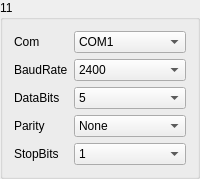
       <widget class="QGroupBox" name="gBoxMeter_11">
        <property name="minimumSize">
         <size>
          <width>171</width>
          <height>171</height>
         </size>
        </property>
        <property name="title">
         <string>11</string>
        </property>
        <layout class="QGridLayout" name="gridLayout_15">
         <item row="0" column="0">
          <widget class="QLabel" name="label_73">
           <property name="sizePolicy">
            <sizepolicy hsizetype="Fixed" vsizetype="Preferred">
             <horstretch>0</horstretch>
             <verstretch>0</verstretch>
            </sizepolicy>
           </property>
           <property name="text">
            <string>Com</string>
           </property>
          </widget>
         </item>
         <item row="0" column="1">
          <widget class="QComboBox" name="comboMeterSerialNum_11">
           <item>
            <property name="text">
             <string>COM1</string>
            </property>
           </item>
           <item>
            <property name="text">
             <string>COM2</string>
            </property>
           </item>
           <item>
            <property name="text">
             <string>COM3</string>
            </property>
           </item>
           <item>
            <property name="text">
             <string>COM4</string>
            </property>
           </item>
           <item>
            <property name="text">
             <string>COM5</string>
            </property>
           </item>
           <item>
            <property name="text">
             <string>COM6</string>
            </property>
           </item>
           <item>
            <property name="text">
             <string>COM7</string>
            </property>
           </item>
           <item>
            <property name="text">
             <string>COM8</string>
            </property>
           </item>
           <item>
            <property name="text">
             <string>COM9</string>
            </property>
           </item>
           <item>
            <property name="text">
             <string>COM10</string>
            </property>
           </item>
           <item>
            <property name="text">
             <string>COM11</string>
            </property>
           </item>
           <item>
            <property name="text">
             <string>COM12</string>
            </property>
           </item>
           <item>
            <property name="text">
             <string>COM13</string>
            </property>
           </item>
           <item>
            <property name="text">
             <string>COM14</string>
            </property>
           </item>
           <item>
            <property name="text">
             <string>COM15</string>
            </property>
           </item>
           <item>
            <property name="text">
             <string>COM16</string>
            </property>
           </item>
           <item>
            <property name="text">
             <string>COM17</string>
            </property>
           </item>
           <item>
            <property name="text">
             <string>COM18</string>
            </property>
           </item>
           <item>
            <property name="text">
             <string>COM19</string>
            </property>
           </item>
           <item>
            <property name="text">
             <string>COM20</string>
            </property>
           </item>
           <item>
            <property name="text">
             <string>COM21</string>
            </property>
           </item>
           <item>
            <property name="text">
             <string>COM22</string>
            </property>
           </item>
           <item>
            <property name="text">
             <string>COM23</string>
            </property>
           </item>
           <item>
            <property name="text">
             <string>COM24</string>
            </property>
           </item>
           <item>
            <property name="text">
             <string>COM25</string>
            </property>
           </item>
           <item>
            <property name="text">
             <string>COM26</string>
            </property>
           </item>
           <item>
            <property name="text">
             <string>COM27</string>
            </property>
           </item>
           <item>
            <property name="text">
             <string>COM28</string>
            </property>
           </item>
           <item>
            <property name="text">
             <string>COM29</string>
            </property>
           </item>
           <item>
            <property name="text">
             <string>COM30</string>
            </property>
           </item>
          </widget>
         </item>
         <item row="1" column="0">
          <widget class="QLabel" name="label_74">
           <property name="text">
            <string>BaudRate</string>
           </property>
          </widget>
         </item>
         <item row="1" column="1">
          <widget class="QComboBox" name="comboMeterBaudRate_11">
           <item>
            <property name="text">
             <string>2400</string>
            </property>
           </item>
           <item>
            <property name="text">
             <string>4800</string>
            </property>
           </item>
           <item>
            <property name="text">
             <string>9600</string>
            </property>
           </item>
           <item>
            <property name="text">
             <string>14400</string>
            </property>
           </item>
           <item>
            <property name="text">
             <string>19200</string>
            </property>
           </item>
           <item>
            <property name="text">
             <string>38400</string>
            </property>
           </item>
           <item>
            <property name="text">
             <string>56000</string>
            </property>
           </item>
          </widget>
         </item>
         <item row="2" column="0">
          <widget class="QLabel" name="label_75">
           <property name="text">
            <string>DataBits</string>
           </property>
          </widget>
         </item>
         <item row="2" column="1">
          <widget class="QComboBox" name="comboMeterBits_11">
           <item>
            <property name="text">
             <string>5</string>
            </property>
           </item>
           <item>
            <property name="text">
             <string>6</string>
            </property>
           </item>
           <item>
            <property name="text">
             <string>7</string>
            </property>
           </item>
           <item>
            <property name="text">
             <string>8</string>
            </property>
           </item>
          </widget>
         </item>
         <item row="3" column="0">
          <widget class="QLabel" name="label_76">
           <property name="text">
            <string>Parity</string>
           </property>
          </widget>
         </item>
         <item row="3" column="1">
          <widget class="QComboBox" name="comboMeterChkBit_11">
           <item>
            <property name="text">
             <string>None</string>
            </property>
           </item>
           <item>
            <property name="text">
             <string>Odd</string>
            </property>
           </item>
           <item>
            <property name="text">
             <string>Even</string>
            </property>
           </item>
          </widget>
         </item>
         <item row="4" column="0">
          <widget class="QLabel" name="label_77">
           <property name="text">
            <string>StopBits</string>
           </property>
          </widget>
         </item>
         <item row="4" column="1">
          <widget class="QComboBox" name="comboMeterEndBit_11">
           <item>
            <property name="text">
             <string>1</string>
            </property>
           </item>
           <item>
            <property name="text">
             <string>1.5</string>
            </property>
           </item>
           <item>
            <property name="text">
             <string>2</string>
            </property>
           </item>
          </widget>
         </item>
        </layout>
       </widget>
